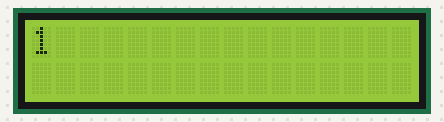
Recording of a sketch running on a simulated Arduino Uno, built with avr-gcc and run on an emulated ATmega328P. Shown: 16×2 character LCD.

Above: at 0.21 s.
At 10.94 s:
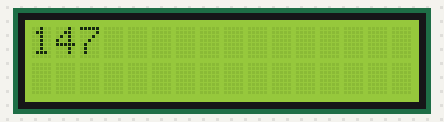
At 16.18 s:
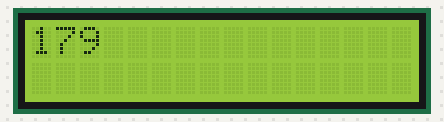
At 21.55 s:
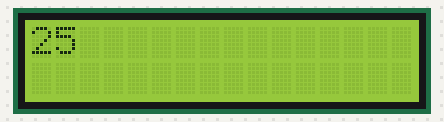
At 30.67 s:
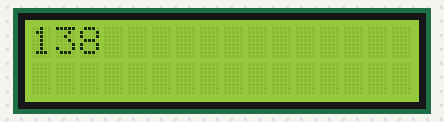
At 39.81 s:
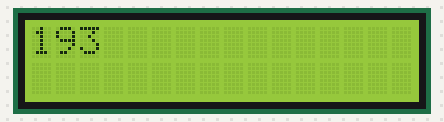

The sketch:

19.LCD.ino
```cpp
#include <LiquidCrystal.h>
int rs = 7;
int en = 8;
int d4 = 9;
int d5 = 10;
int d6 = 11;
int d7 = 12;
LiquidCrystal lcd(rs, en, d4, d5, d6, d7);

void setup(){
lcd.begin(16, 2);
}

void loop(){
for(int i=0; i<200 ; i++){
lcd.setCursor(0, 0);
lcd.print(i);
delay(i);
}
lcd.clear();
delay(1000);
}
```
